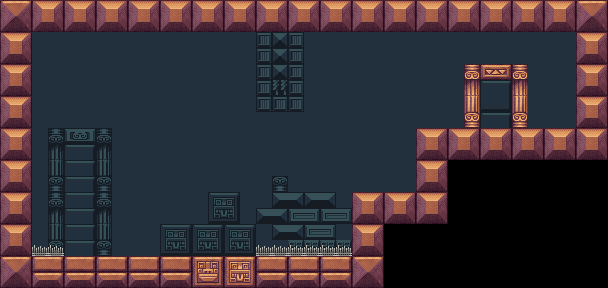

The image is a tile-based game level rendered from a .tmx file. Its description and complete source (layers, tilesets, objects, tile grids) follow:
An orthogonal 38x18 tile map with 16x16 px tiles, 3 tile layers (background, element, wall), 3 tilesets.

<map version="1.4" tiledversion="1.4.2" orientation="orthogonal" renderorder="right-down" width="38" height="18" tilewidth="16" tileheight="16" infinite="0" nextlayerid="6" nextobjectid="1">
 <tileset firstgid="1" name="background" tilewidth="16" tileheight="16" tilecount="140" columns="10">
  <image source="../tileset/inca_back2.png" width="160" height="224" />
 </tileset>
 <tileset firstgid="141" name="foreground" tilewidth="16" tileheight="16" tilecount="140" columns="10">
  <image source="../tileset/inca_front.png" width="160" height="224" />
 </tileset>
 <tileset firstgid="281" name="element" tilewidth="16" tileheight="16" tilecount="322" columns="23">
  <image source="../tileset/Assets.png" width="368" height="224" />
 </tileset>
 <layer id="4" name="background" width="38" height="18">
  <data encoding="csv">
128,136,106,107,108,109,110,110,110,110,110,120,120,106,107,136,106,107,108,109,110,130,140,107,108,109,110,139,136,116,106,107,108,109,110,120,137,138,
138,136,106,107,108,109,110,110,120,120,120,130,130,116,106,106,107,108,109,110,120,140,140,106,107,108,106,106,106,106,107,108,109,110,107,108,109,110,
110,136,106,107,108,109,110,120,116,117,118,118,118,117,118,109,94,73,94,110,116,116,116,116,116,117,118,116,116,106,106,107,108,109,110,107,108,109,
107,136,106,107,108,109,116,116,117,118,118,128,128,118,118,106,94,73,94,106,126,126,126,126,116,117,118,126,126,116,106,106,107,108,109,110,107,108,
106,136,106,107,108,109,126,116,116,117,118,127,128,117,118,116,94,73,94,116,116,116,126,127,116,117,118,136,136,241,189,190,241,107,108,109,110,108,
116,136,106,107,108,109,110,126,116,117,118,127,128,117,118,126,94,134,94,126,126,126,127,128,116,117,118,137,138,251,9,10,251,107,108,109,110,107,
126,136,106,107,108,109,110,137,126,116,117,118,128,118,118,136,94,94,94,116,126,127,128,116,117,118,118,138,139,261,19,20,261,106,107,108,109,110,
136,136,106,106,107,108,109,110,126,116,116,117,118,128,117,118,116,117,118,126,126,127,128,116,117,118,128,138,139,271,9,10,271,106,107,108,109,110,
110,136,116,101,69,70,101,109,126,126,116,117,118,116,116,116,116,117,118,116,126,127,116,117,118,118,128,138,139,140,19,117,118,119,107,108,109,110,
120,136,126,111,9,10,111,109,116,126,116,116,116,126,126,126,126,127,128,118,118,126,116,117,118,128,137,138,139,140,130,127,128,129,117,118,119,120,
130,136,136,121,9,10,121,108,126,126,126,126,126,126,127,128,127,128,116,107,107,107,107,118,118,118,136,137,0,0,0,0,0,0,0,0,0,0,
140,136,137,131,9,10,131,106,126,127,128,118,128,127,128,138,139,131,107,107,107,128,128,128,128,128,110,110,0,0,0,0,0,0,0,0,0,0,
139,106,136,101,9,10,101,116,126,127,128,128,106,3,4,109,110,51,52,51,52,138,139,140,140,140,120,110,0,0,0,0,0,0,0,0,0,0,
139,116,136,111,9,10,111,126,116,116,116,116,116,13,14,106,51,52,53,54,53,54,137,138,139,140,130,120,0,0,0,0,0,0,0,0,0,0,
139,126,136,121,9,10,121,136,126,126,3,4,3,4,3,4,116,51,52,53,54,116,136,137,0,0,0,0,0,0,0,0,0,0,0,0,0,0,
139,136,136,131,9,10,131,139,136,136,13,14,13,14,13,14,126,126,88,88,88,88,136,137,0,0,0,0,0,0,0,0,0,0,0,0,0,0,
110,136,137,138,19,20,138,139,140,140,136,136,137,136,136,136,136,136,136,136,136,136,136,136,0,0,0,0,0,0,0,0,0,0,0,0,0,0,
120,136,137,138,139,140,138,139,140,126,136,137,138,139,140,136,137,138,139,140,110,110,120,120,0,0,0,0,0,0,0,0,0,0,0,0,0,0
</data>
 </layer>
 <layer id="5" name="element" width="38" height="18">
  <data encoding="csv">
0,0,0,0,0,0,0,0,0,0,0,0,0,0,0,0,0,0,0,0,0,0,0,0,0,0,0,0,0,0,0,0,0,0,0,0,0,0,
0,0,0,0,0,0,0,0,0,0,0,0,0,0,0,0,0,0,0,0,0,0,0,0,0,0,0,0,0,0,0,0,0,0,0,0,0,0,
0,0,0,0,0,0,0,0,0,0,0,0,0,0,0,0,0,0,0,0,0,0,0,0,0,0,0,0,0,0,0,0,0,0,0,0,0,0,
0,0,0,0,0,0,0,0,0,0,0,0,0,0,0,0,0,0,0,0,0,0,0,0,0,0,0,0,0,0,0,0,0,0,0,0,0,0,
0,0,0,0,0,0,0,0,0,0,0,0,0,0,0,0,0,0,0,0,0,0,0,0,0,0,0,0,0,0,0,0,0,0,0,0,0,0,
0,0,0,0,0,0,0,0,0,0,0,0,0,0,0,0,0,0,0,0,0,0,0,0,0,0,0,0,0,0,0,0,0,0,0,0,0,0,
0,0,0,0,0,0,0,0,0,0,0,0,0,0,0,0,0,0,0,0,0,0,0,0,0,0,0,0,0,0,0,0,0,0,0,0,0,0,
0,0,0,0,0,0,0,0,0,0,0,0,0,0,0,0,0,0,0,0,0,0,0,0,0,0,0,0,0,0,0,0,0,0,0,0,0,0,
0,0,0,0,0,0,0,0,0,0,0,0,0,0,0,0,0,0,0,0,0,0,0,0,0,0,0,0,0,0,0,0,0,0,0,0,0,0,
0,0,0,0,0,0,0,0,0,0,0,0,0,0,0,0,0,0,0,0,0,0,0,0,0,0,0,0,0,0,0,0,0,0,0,0,0,0,
0,0,0,0,0,0,0,0,0,0,0,0,0,0,0,0,0,0,0,0,0,0,0,0,0,0,0,0,0,0,0,0,0,0,0,0,0,0,
0,0,0,0,0,0,0,0,0,0,0,0,0,0,0,0,0,0,0,0,0,0,0,0,0,0,0,0,0,0,0,0,0,0,0,0,0,0,
0,0,0,0,0,0,0,0,0,0,0,0,0,0,0,0,0,0,0,0,0,0,0,0,0,0,0,0,0,0,0,0,0,0,0,0,0,0,
0,0,0,0,0,0,0,0,0,0,0,0,0,0,0,0,0,0,0,0,0,0,0,0,0,0,0,0,0,0,0,0,0,0,0,0,0,0,
0,0,0,0,0,0,0,0,0,0,0,0,0,0,0,0,0,0,0,0,0,0,0,0,0,0,0,0,0,0,0,0,0,0,0,0,0,0,
0,0,424,424,0,0,0,0,0,0,0,0,0,0,0,0,424,424,424,424,424,424,0,0,0,0,0,0,0,0,0,0,0,0,0,0,0,0,
0,0,0,0,0,0,0,0,0,0,0,0,0,0,0,0,0,0,0,0,0,0,0,0,0,0,0,0,0,0,0,0,0,0,0,0,0,0,
0,0,0,0,0,0,0,0,0,0,0,0,0,0,0,0,0,0,0,0,0,0,0,0,0,0,0,0,0,0,0,0,0,0,0,0,0,0
</data>
 </layer>
 <layer id="2" name="wall" width="38" height="18">
  <data encoding="csv">
167,168,169,170,169,170,169,170,169,170,169,170,169,170,169,170,169,170,169,170,169,170,169,170,169,170,169,170,169,170,169,170,169,170,169,170,167,168,
177,178,179,180,179,180,179,180,179,180,179,180,179,180,179,180,179,180,179,180,179,180,179,180,179,180,179,180,179,180,179,180,179,180,179,180,177,178,
169,170,0,0,0,0,0,0,0,0,0,0,0,0,0,0,0,0,0,0,0,0,0,0,0,0,0,0,0,0,0,0,0,0,0,0,169,170,
179,180,0,0,0,0,0,0,0,0,0,0,0,0,0,0,0,0,0,0,0,0,0,0,0,0,0,0,0,0,0,0,0,0,0,0,179,180,
169,170,0,0,0,0,0,0,0,0,0,0,0,0,0,0,0,0,0,0,0,0,0,0,0,0,0,0,0,0,0,0,0,0,0,0,169,170,
179,180,0,0,0,0,0,0,0,0,0,0,0,0,0,0,0,0,0,0,0,0,0,0,0,0,0,0,0,0,0,0,0,0,0,0,179,180,
169,170,0,0,0,0,0,0,0,0,0,0,0,0,0,0,0,0,0,0,0,0,0,0,0,0,0,0,0,0,0,0,0,0,0,0,169,170,
179,180,0,0,0,0,0,0,0,0,0,0,0,0,0,0,0,0,0,0,0,0,0,0,0,0,0,0,0,0,0,0,0,0,0,0,179,180,
169,170,0,0,0,0,0,0,0,0,0,0,0,0,0,0,0,0,0,0,0,0,0,0,0,0,169,170,169,170,169,170,169,170,169,170,169,170,
179,180,0,0,0,0,0,0,0,0,0,0,0,0,0,0,0,0,0,0,0,0,0,0,0,0,179,180,179,180,179,180,179,180,179,180,179,180,
169,170,0,0,0,0,0,0,0,0,0,0,0,0,0,0,0,0,0,0,0,0,0,0,0,0,169,170,0,0,0,0,0,0,0,0,0,0,
179,180,0,0,0,0,0,0,0,0,0,0,0,0,0,0,0,0,0,0,0,0,0,0,0,0,179,180,0,0,0,0,0,0,0,0,0,0,
169,170,0,0,0,0,0,0,0,0,0,0,0,0,0,0,0,0,0,0,0,0,169,170,169,170,169,170,0,0,0,0,0,0,0,0,0,0,
179,180,0,0,0,0,0,0,0,0,0,0,0,0,0,0,0,0,0,0,0,0,179,180,179,180,179,180,0,0,0,0,0,0,0,0,0,0,
169,170,0,0,0,0,0,0,0,0,0,0,0,0,0,0,0,0,0,0,0,0,169,170,0,0,0,0,0,0,0,0,0,0,0,0,0,0,
179,180,0,0,0,0,0,0,0,0,0,0,0,0,0,0,0,0,0,0,0,0,179,180,0,0,0,0,0,0,0,0,0,0,0,0,0,0,
167,168,181,182,181,182,181,182,181,182,181,182,141,142,143,144,181,182,181,182,181,182,167,168,0,0,0,0,0,0,0,0,0,0,0,0,0,0,
177,178,191,192,191,192,191,192,191,192,191,192,151,152,153,154,191,192,191,192,191,192,177,178,0,0,0,0,0,0,0,0,0,0,0,0,0,0
</data>
 </layer>
</map>
